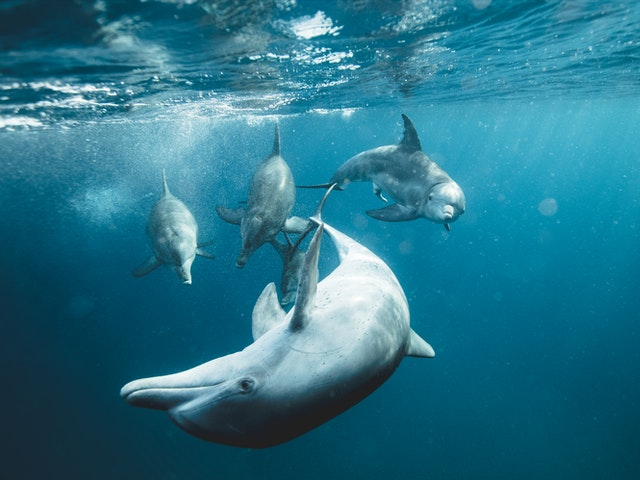
#> input picture dolphines.jpg, 640 x 480 px
$ jupyter execute PCA.ipynb   (shell and % lines are left out)
#> lines starting #> are read from the running program, lines starting #| are printed output that depends on the picture
[cell 1]
import numpy as np
import matplotlib.pyplot as plt

## Przygotowanie

Przed rozpoczęciem pracy z notatnikiem proszę zmienić jego nazwę dodając na początku numer albumu, imię i nazwisko.
{nr_albumu}\_{imię}\_{nazwisko}\_{nazwa}

Po wykonaniu wszystkich zadań proszę przesłać wypełniony notatnik przez platformę ELF za pomocą formularza "Prześlij projekt" w odpowiedniej sekcji.

## Redukcja wymiarowości

Praca z wielowymiarowymi danymi niesie ze sobą różne ograniczenia. W jaki sposób możemy wyświetlić próbki, które mają $4$, $5$, $6$, $7$ i więcej cech? Nie możemy stworzyć przecież wykresu $4D$, czy $7D$. Wizualizacja takich danych jest problemem. Kiedy mamy wiele cech w zestawie danych, wpływa to również na szybkość działania naszego modelu. Takie dane zajmują więcej miejsca na nośnikach pamięci. Jeśli mamy zbiór, który zawiera $1000$ cech, to możemy się zastanawiać, czy na pewno wszystkie cechy są istotne i potrzebne dla naszego modelu. Może wystarczy jedynie $100$ cech i wyniki działania modelu uczenia maszynowego byłyby równie satysfakcjonujące, a przy okazji zmniejszylibyśmy wymiarowość próbek i czas obliczeń.

Problem redukcji wymiarowości jest powszechny w tematyce uczenia maszynowego. Istnieją dwa główne podziały takiej redukcji - selekcja i ekstrakcja cech. Selekcja cech polega na wybraniu pewnego podzbioru cech z oryginalnego zestawu wszystkich cech. W takim przypadku zakładamy, że nie wszystkie cechy są nam potrzebne do stworzenia dobrego modelu, więc pozbywamy się części z nich, licząc na to, że wyniki nie ulegną pogorszeniu. Selekcja cech pozostawia cechy w swojej oryginalnej postaci, nie modyfikuje ich wartości, zmieniamy tylko ich ilość. Ekstrakcja cech jest scenariuszem nieco bardziej skomplikowanym, ponieważ polega na redukcji cech poprzez przekształcenie oryginalnego zestawu cech do nowej przestrzeni cech, w której pozostałe cechy nie mają swoich pierwotnych wartości. Obie kategorie mają swoje wady i zalety. Dzisiaj skupimy się na algorytmie z rodziny ekstrakcji cech.

##  Analiza głównych składowych

Jedną z najpopularniejszych metod ekstrakcji cech jest **Analiza głównych składowych (ang. Principal component analysis)** w skrócie **PCA**. Jest to algorytm, który redukuje wymiarowość danych poprzez rzutowanie ich na przestrzeń o mniejszej liczbie wymiarów. Rzutowanie to następuje poprzez znalezienie kierunków, w których jest największa wariancja danych. Założeniem algorytmu jest zatem znalezienie nowej przestrzeni cech, tak aby zachować jak najwięcej informacji zawartych w oryginalnych cechach. Przed omówieniem szczegółów algorytmu zobaczmy jego zasadę działania.

Mając dwuwymiarowy zestaw danych z cechami $x_1$ i $x_2$, chcielibyśmy zredukować go do postaci jednowymiarowej.

Aby to zrobić, musimy znaleźć kierunki, w których dane są najbardziej zróżnicowane (mają największą wariancję). Takie kierunki będą dwa, a dodatkowo będą one zawsze do siebie prostopadłe. Te kierunki, to właśnie główne składowe.

Mając wyznaczone główne składowe, możemy zauważyć, że wzdłuż prostej z czerwoną strzałką jest znacznie większa wariancja danych. Jeśli zatem chcielibyśmy zredukować przestrzeń z $2D$ na $1D$, to powinniśmy rzutować wszystkie punkty z dwuwymiarowej przestrzeni na prostą z czerwoną strzałką.

Po zrzutowaniu punktów na tę prostą dane prezentują się następująco:

Możemy też spróbować zrzutować punkty na prostą z niebieską strzałką, żeby przekonać się, że punkty będą bardziej "zbite" (mniejsza wariancja danych).

Ta idea dla prostego przypadku dwuwymiarowego jest rozszerzalna i działa dokładnie tak samo dla danych wielowymiarowych. Jeśli mamy już intuicję, w jaki sposób redukowane są wymiary w algorytmie PCA, przejdźmy do szczegółów działania algorytmu.

## Algorytm PCA

Na początku stwórzmy zbiór danych, na którym będziemy przeprowadzać obliczenia.

| **x1** | **x2** |
|--------|--------|
| 1\.2   | 1\.5   |
| 0\.2   | 0\.1   |
| 1\.6   | 1\.8   |
| 2\.2   | 2\.5   |
| 0\.5   | 0\.7   |
| 3\.0   | 2\.6   |
| 3\.2   | 3\.4   |
| 0\.8   | 1\.0   |
| 2\.6   | 2\.8   |
| 1\.5   | 1\.4   |

[cell 2]
X = np.array([
    [1.2, 1.5],
    [0.2, 0.1],
    [1.6, 1.8],
    [2.2, 2.5],
    [0.5, 0.7],
    [3.0, 2.6],
    [3.2, 3.4],
    [0.8, 1.0],
    [2.6, 2.8],
    [1.5, 1.4]])

### Wycentrowanie danych

Pierwszym etapem obliczenia macierzy kowariancji jest wycentrowanie zestawu danych, to znaczy odjęcie średniej od każdej próbki. Obliczamy średnią dla cechy $x_1$ i cechy $x_2$.

[cell 3]
X_centered = X - X.mean(axis=0)

X_centered

[cell 4]
plt.scatter(X_centered[:, 0], X_centered[:, 1], marker='+')

### Obliczenie macierzy kowariancji

Po wycentrowaniu zestawu danych należy obliczyć macierz kowariancji zgodnie ze wzorem:

<!-- $$\Sigma = \frac{1}{m-1}\sum_{i=1}^{n}(x^{(i)})(x^{(i)})^T$$ -- DO POPRAWY!!! -->
$$\Sigma = \frac{1}{m-1}X^TX$$

gdzie:

* $X^T$ jest macierzą o wymiarach $nxm$

* $X$ jest macierzą o wymiarach $mxn$
<!-- * $x^{(i)}$ jest wektorem o wymiarach $nx1$ -->

<!-- * $(x^{(i)})^T$ jest wektorem o wymiarach $1xn$ -->

Więc w wyniku mnożenia powstaje macierz $\Sigma$ o wymiarach $nxn$.

[cell 5]
m = X.shape[0]
X_cov = np.dot(X_centered.T, X_centered) / (m - 1)

X_cov

### Obliczenie wektorów i wartości własnych

Ten etap jest sercem metody analizy głównych składowych. Wektory własne to kierunki, w których jest największa wariancja danych. Wartości własne, które skojarzone są z wektorami własnymi, określają ich istotność. Oznacza to, że wektor własny z największą wartością własną jest pierwszą główną składową, wektor własny z drugą największą wartością jest drugą główną składową i tak dalej.

Wektory i wartości własne można obliczyć za pomocą metody `np.linalg.eig()` podając jako parametr obliczoną wcześniej macierz kowariancji.

[cell 6]
eigenvalues, eigenvectors = np.linalg.eig(X_cov)

Bardzo istotne jest to, że wektory własne zwracane przez `np.linalg.eig()` są reprezentowane jako **kolumny**, a nie wiersze. Oznacza to, że pierwszą kolumną jest pierwszy wektor własny, drugą kolumną jest drugi wektor własny itp.

Ważne jest również to, że zwrócone wartości własne niekoniecznie muszą być posortowane. Musimy zatem sami posortować wartości własne (zachowując powiązanie z wektorami własnymi), żeby mieć pewność, że są ustawione malejąco.

[cell 7]
idx = eigenvalues.argsort()[::-1]
eigenvalues = eigenvalues[idx]
eigenvectors = eigenvectors[:,idx]

eigenvalues, eigenvectors

### Rysowanie danych z głównymi składowymi

Mając wektory własne możemy w przypadku dwuwymiarowym dość łatwo je narysować. Obliczamy nachylenie zgodnie ze wzorem $\frac{\Delta y}{\Delta x}$.

[cell 8]
plt.scatter(X_centered[:, 0], X_centered[:, 1], marker='+')

line = np.linspace(-1, 1, 100)
plt.arrow(x=0, y=0, dx=eigenvectors[0, 0], dy=eigenvectors[1, 0], head_width=0.1, head_length=0.1, fc='r', ec='k')
plt.arrow(x=0, y=0, dx=eigenvectors[0, 1], dy=eigenvectors[1, 1], head_width=0.1, head_length=0.1, fc='b', ec='k')
plt.plot(line, line * (eigenvectors[1, 0]/eigenvectors[0, 0]), color='black')
plt.plot(line, line * (eigenvectors[1, 1]/eigenvectors[0, 1]), color='black')

plt.xlabel("x1")
plt.ylabel("x2")
plt.grid()
plt.show()

### Rzutowanie danych na k głównych składowych

Mając obliczoną macierz z kolejnymi wektorami własnymi, możemy wykorzystać ją do zredukowania oryginalnej ilości wymiarów. W sytuacji, gdy mamy jedynie dwa wymiary w oryginalnym zestawie danych, nie mamy dużego pola do popisu. Jednak w zdecydowanej większości przypadków będziemy pracować z danymi, które mają znacznie więcej cech. Dzięki temu możemy wybrać $k$ pierwszych głównych składowych i za ich pomocą rzutować dane do przestrzeni o $k$-tej liczbie wymiarów.

Operacja rzutowania opisana jest za pomocą wzoru:

$$z = U_{reduced}^T * x$$

gdzie:
* $U_{reduced}$ oznacza macierz z k pierwszymi wektorami własnymi - wymiar $nxk$
* $x$ to oryginalna próbka - wymiar $nx1$

Zatem wyjściowa próbka $z$ będzie miała wymiar $kx1$.

Możemy również rzutować cały zbiór danych "na raz" i wtedy wzór będzie miał następującą formę:

$$Z = X * U_{reduced}$$

gdzie:
* $X$ to zbiór danych - wymiar $mxn$
* $U_{reduced}$ to macierz z k pierwszymi wektorami własnymi - wymiar $nxk$

Zatem nowy zbiór danych ze zredukowaną ilością wymiarów będzie miał wymiar $mxk$.

#### Rzutowanie danych na pierwszą główną składową

[cell 9]
X_pca_1 = np.dot(X, eigenvectors[:, 0])
plt.scatter(X_pca_1, np.zeros(10), marker='+')
plt.xlim((-1.5, 6))
plt.xlabel("z")
plt.show()
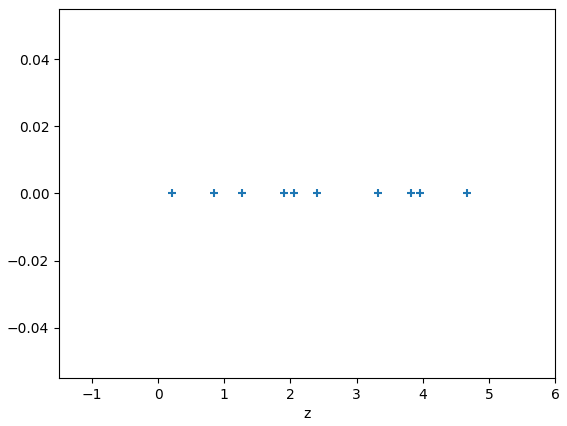
#> figure drawn by matplotlib, 1 panel

#### Rzutowanie danych na drugą główną składową

[cell 10]
X_pca_2 = np.dot(X, eigenvectors[:, 1])
plt.scatter(X_pca_2, np.zeros(10), marker='+')
plt.xlim((-1.5, 6))
plt.xlabel("z")
plt.show()

Widać, że znacznie korzystniejsze jest rzutowanie danych na pierwszą główną składową, ponieważ dane nie są tak zbite, jak w przypadku drugiej głównej składowej.

### Powrót do oryginalnej liczby wymiarów

Po zrzutowaniu danych na przestrzeń o mniejszej ilości wymiarów jesteśmy w stanie powrócić do oryginalnego $n$-wymiarowego zestawu danych, wykorzystując wszystkie główne składowe. Operacja ta jednak powoduje stratę pewnej ilości informacji, która została utracona poprzez operacje rzutowania.

Aby powrócić do oryginalnej liczby wymiarów, należy wykonać następującą operację:

$$x_{reconstructed} = U_{reduced} * z$$

* $U_{reduced}$ ma wymiary $nxk$
* $z$ ma wymiary $kx1$
* zatem $x_{reconstructed}$ będzie miało wymiar $nx1$.

Postać macierzowa:

$$X_{reconstructed} = Z * U_{reduced}^T$$

* $Z$ ma wymiary $mxk$
* $U_{reduced}^T$ ma wymiary $kxn$
* zatem $X_{reconstructed}$ będzie miało wymiar $mxn$.

#### Operacja odwrotna po rzutowaniu danych na pierwszą główną składową

[cell 11]
old_data_from_pca_1 = np.dot(X_pca_1.reshape(X_pca_1.shape[0], 1), eigenvectors[:, :1].T)
plt.scatter(old_data_from_pca_1[:, 0], old_data_from_pca_1[:, 1], marker='+')
plt.xlabel("x1")
plt.ylabel("x2")
plt.show()
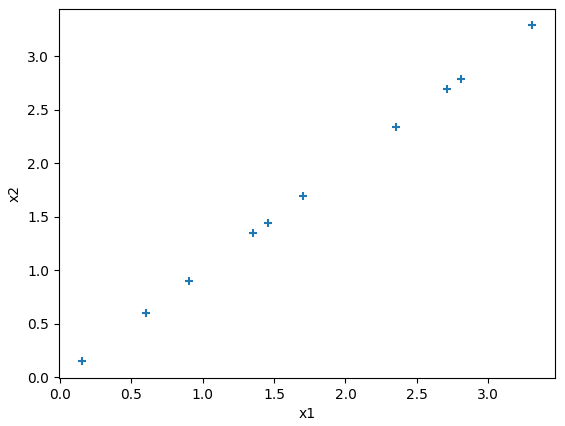
#> figure drawn by matplotlib, 1 panel

Widać, że z łatwością udało się odtworzyć dane idące wzdłuż pierwszej głównej składowej, ale nie wzdłuż drugiej.

### Współczynnik wariancji wyjaśnionej

Gdy analizujemy prosty przypadek z dwoma wymiarami, nie mamy wielkiego wyboru jeśli chodzi o redukcje cech. Możemy jedynie rzutować próbki na przestrzeń jednowymiarową. W sytuacji, gdy mamy wiele wymiarów problemem może okazać się wybór właściwej ilości głównych składowych, które będą służyły do stworzenia nowej przestrzeni próbek. Przykładowo, jeśli mamy 6000 wymiarów, to ile $k$ pierwszych głównych składowych powinniśmy wziąć? 2000? 1000? a może jedynie 100? Moglibyśmy oczywiście próbować wszystkich wartości z pewnego przedziału, a następnie mierzyć różnice pomiędzy oryginalnymi próbkami i próbkami zrekonstruowanymi. To dałoby nam pewną miarę błędu. Odpowiednie przekształcenia pozwoliłyby nawet zawrzeć tę wartości w przedziale $(0,1)$. Jednak takie rozwiązanie wymagałoby bardzo dużej ilości obliczeń.

Na szczęście istnieje inny sposób. Obliczone wraz z wektorami własnymi, wartości własne mają ważną właściwość. Informują o tym, jaka ilość wariancji niesiona jest za pomocą skojarzonej głównej składowej. Jest to tak zwana **wariancja wyjaśniona**. Aby wyciągnąć tę informację, należy obliczyć iloraz każdej wartości własnej i sumy wszystkich wartości własnych:

$$\frac{eigenvalue^{(i)}}{\sum_{i=1}^{n}eigenvalue^{(i)}}$$

Przykładowo, jeżeli wariancja wyjaśniona dla pierwszej warości własnej ma wartość $0.9$, oznacza to, że aż $90%$ wariancji jest wyjaśnionej za pomocą pierwszej głównej składowej. Czyli pozostałe $10%$ jest zawarte w pozostałych głównych składowych.

Częściej jednak stosowana jest operacja obliczania wartości wyjaśnionej z wykorzystaniem skumulowanej sumy. Taka operacja pozwala na łatwe sprawdzenie, jaka ilość wariancji jest wyjaśniona za pomocą $k$ pierwszych składowych.

$$\frac{\sum_{i=1}^{k} eigenvalue^{(i)}}{\sum_{i=1}^{n}eigenvalue^{(i)}}$$

Dzięki temu możemy ustalić, że chcemy, aby nowa przestrzeń cech zachowała $95%$ wariancji:

$$\frac{\sum_{i=1}^{k} eigenvalue^{(i)}}{\sum_{i=1}^{n}eigenvalue^{(i)}} \geq 0.95$$

Ustalenie takiego progu pozwoli nam wybrać odpowiednią ilość pierwszych głównych składowych:

## Zadanie 1

Algorytm PCA jest w stanie znacznie zredukować wymiarowość, ale pozwala również powrócić do oryginalnej ilości wymiarów. Dzięki temu może być stosowany jako algorytm kompresji. Celem tego zadania będzie wykorzystanie algorytmu PCA do kompresji zdjęcia. W katalogu datasets znajduje się zdjęcie o nazwie 'dolphines.jpg'. Wczytaj to zdjęcie w formacie _grayscale*_, a następnie wykonaj eksperymenty redukcji wymiarów dla różnych wartości parametru $k$ ($k$ oznacza $k$ pierwszych głównych składowych). Po zrzutowaniu zdjęcia na mniejszą liczbę wymiarów powróć do oryginalnego rozmiaru i sprawdź, jak różne wartości parametru $k$ wpływają na jakość zrekonstruowanego zdjęcia. Stwórz wykres wariancji wyjaśnionej. Dla jakiej ilości pierwszych głównych składowych zachowane jest $95$ wariancji?

_1. Grayscale (skala szarości) to format, w którym jest tylko jeden kanał zawierający informacje o intensywności (jasności) pikseli. Wszystkie piksele reprezentowane są za pomocą wartości od 0 do 255, gdzie 0 oznacza kolor czarny a 255 kolor biały.
To może zostać zaimplementowane w prosty sposób za pomocą biblioteki PIL:_
```
from PIL import Image
img = PIL.Image.open('../dolphines.jpg').convert('L')
```

**Uwaga:** Podczas obliczania wektorów i wartości własnych za pomocą funkcji `np.linalg.eig()` może pojawić się problem z występowaniem liczb zespolonych. Najlepiej wtedy po prostu zostawić jedynie część rzeczywistą:

```
eigenvalues = eigenvalues.real
eigenvectors = eigenvectors.real
```

[cell 12]
# YOUR CODE HERE
import numpy as np
import matplotlib.pyplot as plt
from PIL import Image

# Wczytanie obrazu w skali szarości
img = Image.open('dolphines.jpg').convert('L')
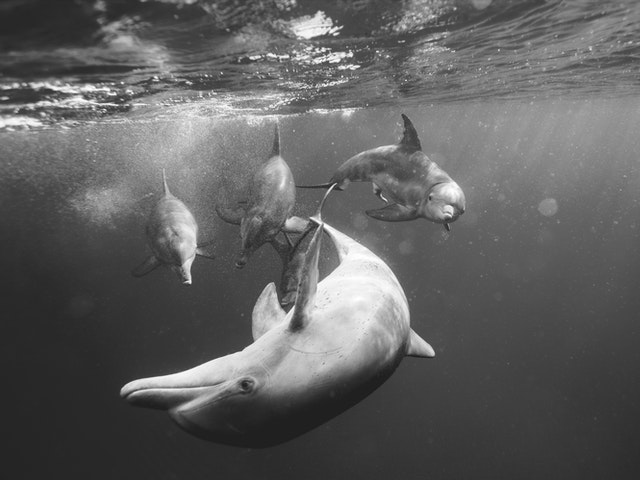
#> img: PIL image 640x480 L; min 26, max 255, mean 95.9
img_np = np.array(img)

plt.imshow(img_np, cmap='gray')
plt.title("Oryginalny obraz")
plt.axis('off')
plt.show()


# Centrowanie danych
img_mean = np.mean(img_np, axis=0)
#> img_mean = 640 values, max 129.8 at index 317, min 60.49 at index 20, mean 95.89
X_centered = img_np - img_mean
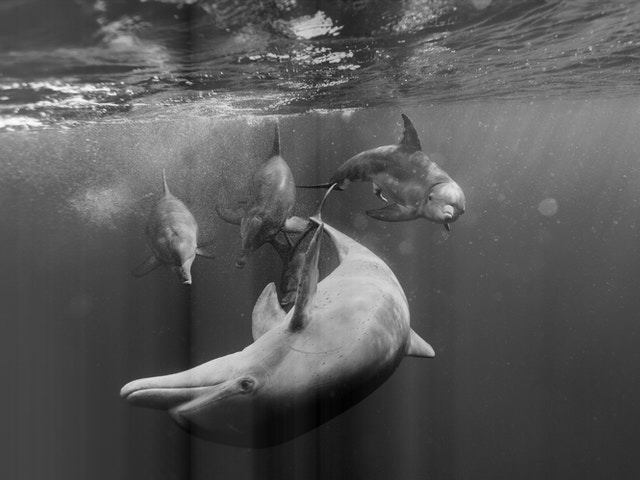
#> X_centered: shape (480, 640) float64; min -99.68, max 188.3, mean 0; drawn with min black and max white

# Obliczenie macierzy kowariancji
# cov_matrix = np.cov(X_centered, rowvar=False)
m = img_np.shape[0]
cov_matrix = np.dot(X_centered.T, X_centered) / (m - 1)
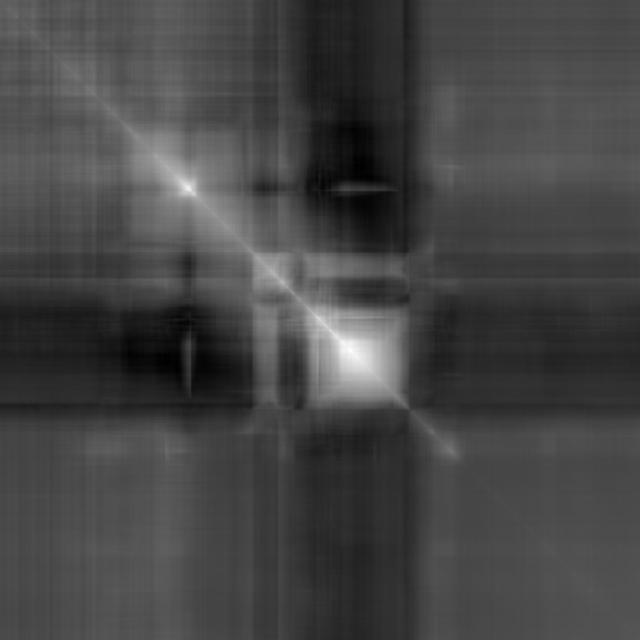
#> cov_matrix: shape (640, 640) float64; min -746.8, max 4793.9, mean 766.8; drawn with min black and max white


# Wektory i wartości własne
eigenvalues, eigenvectors = np.linalg.eig(cov_matrix)
eigenvalues = eigenvalues.real
#> eigenvalues = 640 values, max 523132.1 at index 0, min -2.38e-11 at index 479, mean 2000.6
eigenvectors = eigenvectors.real
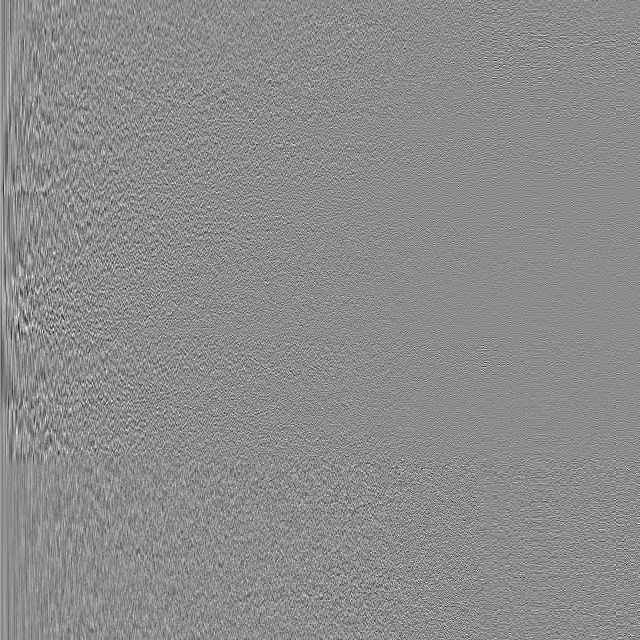
#> eigenvectors: shape (640, 640) float64; min -0.248, max 0.203, mean 3.36e-05; drawn with min black and max white

# Sortowanie malejąco
idx = eigenvalues.argsort()[::-1]
#> idx = 640 values, max 639 at index 576, min 0 at index 0, mean 319.5
# idx = np.argsort(eigenvalues)[::-1]
eigenvalues = eigenvalues[idx]
#> eigenvalues = 640 values, max 523132.1 at index 0, min -2.38e-11 at index 639, mean 2000.6
eigenvectors = eigenvectors[:, idx]


def reconstruct_image(X_centered, eigenvectors, k, img_mean):

    # Wybierz k głównych składowych
    W = eigenvectors[:, :k]
    X_reduced = np.dot(X_centered, W) # rzutowanie
    X_reconstructed = np.dot(X_reduced, W.T) + img_mean # odwrócenie rzutowania

    # X_pca_k = np.dot(X_centered, eigenvectors[:, :k]) # rzutowanie
    # X_reconstructed = np.dot(X_pca_k, eigenvectors[:, :k].T) + img_mean # odwrócenie rzutowania

    return np.clip(X_reconstructed, 0, 255)


ks = [5, 20, 50, 100, 150]
fig, axes = plt.subplots(1, len(ks), figsize=(15, 5))
# axes[0].imshow(img_np, cmap='gray')
# axes[0].set_title('Oryginał')
# axes[0].axis('off')

for i, k in enumerate(ks):
    reconstructed = reconstruct_image(X_centered, eigenvectors, k, img_mean)
    axes[i].imshow(reconstructed, cmap='gray')
    axes[i].set_title(f'k = {k}')
    axes[i].axis('off')
#> this loop made 5 passes
#> pass 1, in reconstruct_image, `X_reconstructed = np.dot(X_reduced, W.T) + img_mean`:
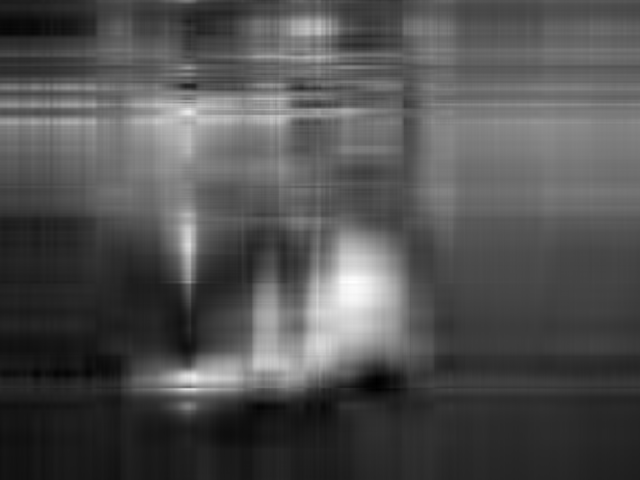
#> X_reconstructed: shape (480, 640) float64; min 14.32, max 269.6, mean 95.9; drawn with min black and max white
#> pass 2, in reconstruct_image (call 2), `X_reduced = np.dot(X_centered, W)`:
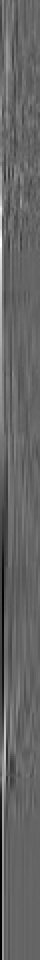
#> X_reduced: shape (480, 20) float64 (shown 2 times larger); min -1166, max 1756.4, mean 0; drawn with min black and max white
#> pass 2, in reconstruct_image (call 2), `X_reconstructed = np.dot(X_reduced, W.T) + img_mean`:
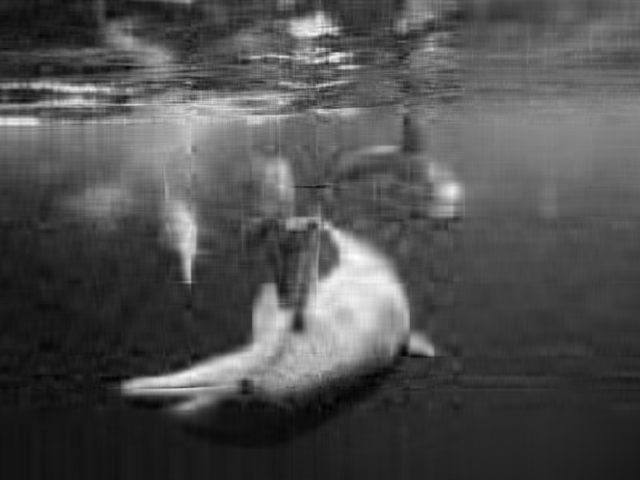
#> X_reconstructed: shape (480, 640) float64; min 17.95, max 268.3, mean 95.9; drawn with min black and max white

plt.tight_layout()
plt.show()
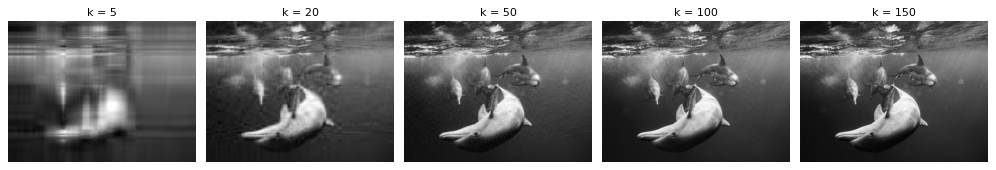
#> figure drawn by matplotlib, 5 panels


explained_variance_ratio = eigenvalues / np.sum(eigenvalues)
#> explained_variance_ratio = 640 values, max 0.409 at index 0, min -1.86e-17 at index 639, mean 0.00156
cumulative_variance = np.cumsum(explained_variance_ratio)
#> cumulative_variance = 640 values from 0.409 to 1
#> (the rest of the program and of its run is left out)
